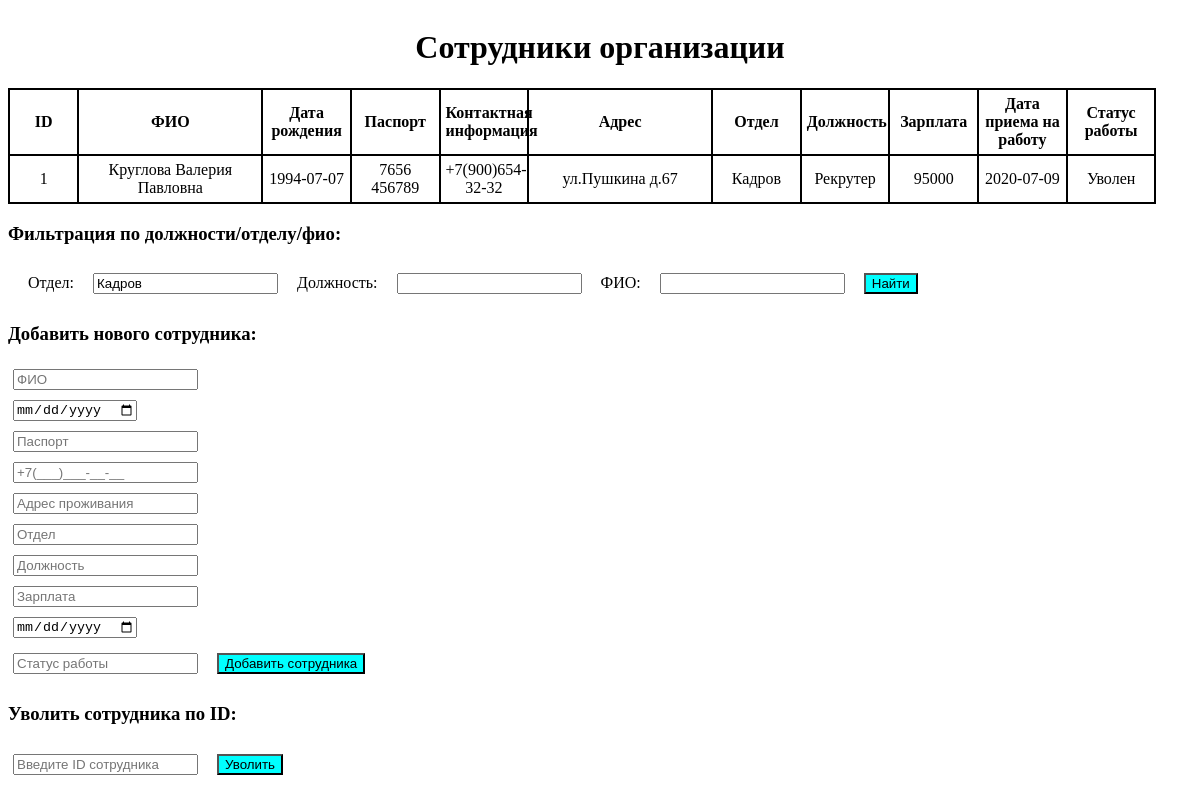
/index.php?FOtdel=Кадров, run on the app's committed database.
### tables this page shows
CREATE TABLE `sotr` (
  `ID` int(11) NOT NULL,
  `FIO` varchar(75) NOT NULL,
  `DataRozhdenia` date NOT NULL,
  `Pasport` varchar(15) NOT NULL,
  `KontaktnayaInfa` varchar(75) NOT NULL,
  `Adres` varchar(75) NOT NULL,
  `Otdel` varchar(75) NOT NULL,
  `Dolzhnost` varchar(75) NOT NULL,
  `Zarplata` int(11) NOT NULL,
  `DataPrinatia` date NOT NULL,
  `Statusr` varchar(10) NOT NULL
);

### index.php (the view, shortened to what this page needs)
<!DOCTYPE html>
<html lang="en">
<head>
    <link href="style.css" rel="stylesheet" type="text/css">
</head>
<body>
<?php
require_once 'config.php';
$FOtdel = isset($_GET['FOtdel']) ?$_GET['FOtdel'] : '';
$FDolzhnost = isset($_GET['FDolzhnost']) ?$_GET['FDolzhnost'] : '';$FFIO = isset($_GET['FFIO']) ?$_GET['FFIO'] : '';
$query = "SELECT * FROM sotr WHERE 1=1";
if ($FOtdel) {
    $query .= " AND Otdel LIKE '%$FOtdel%'";
}
$result = mysqli_query($conn, $query);
$list = array();
while ($row = mysqli_fetch_assoc($result)) {
$list[] = $row;
}
?>
<h1>Сотрудники организации</h1>
<table>
<thead>
    <th style=width:5%>ID</th>
    <th style=width:15%;>ФИО</th>
    <th>Дата рождения</th>
    <th>Паспорт</th>
    <th>Контактная информация</th>
    <th style=width:15%;>Адрес</th>
    <th>Отдел</th>
    <th>Должность</th>
    <th>Зарплата</th>
    <th>Дата приема на работу</th>
    <th>Статус работы</th>
</thead>
<tbody>
    <?php foreach($list as $item): ?>
        <tr>
            <td> <?php echo htmlspecialchars($item['ID']);?></td>
            <td> <?php echo htmlspecialchars($item['FIO']);?></td>
            <td> <?php echo htmlspecialchars($item['DataRozhdenia']);?></td>
            <td> <?php echo htmlspecialchars($item['Pasport']);?></td>
            <td> <?php echo htmlspecialchars($item['KontaktnayaInfa']);?></td>
            <td> <?php echo htmlspecialchars($item['Adres']);?></td>
            <td> <?php echo htmlspecialchars($item['Otdel']);?></td>
            <td> <?php echo htmlspecialchars($item['Dolzhnost']);?></td>
            <td> <?php echo htmlspecialchars($item['Zarplata']);?></td>
            <td> <?php echo htmlspecialchars($item['DataPrinatia']);?></td>
            <td> <?php echo htmlspecialchars($item['Statusr']);?></td>
        </tr>
    <?php endforeach; ?>
</tbody>
</table>
<h3> Фильтрация по должности/отделу/фио: </h3>
<form class = "filtr" method="GET" action="">
    <label class = "filtr" for="Otdel">Отдел:</label>
    <input type="text" id="Otdel" name="FOtdel" value="<?php echo htmlspecialchars($FOtdel); ?>">
    <label class = "filtr" for="Dolzhnost">Должность:</label>
    <input type="text" id="Dolzhnost" name="FDolzhnost" value="<?php echo htmlspecialchars($FDolzhnost); ?>">
    <label class = "filtr" for="FIO">ФИО:</label>
    <input type="text" id="FIO" name="FFIO" value="<?php echo htmlspecialchars($FFIO); ?>">
    <button type="submit">Найти</button>
</form>
<h3>Добавить нового сотрудника:</h3>
<form method="POST" action="">
<input type="text" name="FIO" placeholder="ФИО" required><br>
<input type="date" name="DataRozhdenia" placeholder="Дата рождения" required><br>
<input type="text" name="Pasport" placeholder="Паспорт" required><br>
<input type="text" name="KontaktnayaInfa" placeholder="+7(___)___-__-__" required><br>
<input type="text" name="Adres" placeholder="Адрес проживания" required><br>
<input type="text" name="Otdel" placeholder="Отдел" required><br>
<input type="text" name="Dolzhnost" placeholder="Должность" required><br>
<input type="number" name="Zarplata" placeholder="Зарплата" required><br>
<input type="date" name="DataPrinatia" placeholder="Дата принятия на работу" required><br>
<input type="text" name="Statusr" placeholder="Статус работы" required>
<button type="submit">Добавить сотрудника</button>
</form>
<h3>Уволить сотрудника по ID:</h3>
<form method="POST" action="">
<input type="number" name="id" placeholder="Введите ID сотрудника" required>
<button type="submit">Уволить</button>
</form>
</body>
</html>

### style.css (style rules this page uses)
h1 { text-align: center; }
body { font-size: 16px; align-content: center; }
table { table-layout: fixed; width: 97%; border-collapse: collapse; border: 2px solid rgb(0, 0, 0); }
th, td { padding: 5px; border: 2px solid rgb(0, 0, 0); text-align: center; }
.filtr { margin: 10px; font-size: 16px; align-content: center; }
button { margin: 10px; background-color:aqua; }
label { margin: 5px; }
input { margin: 5px; }

### data on the page
sotr: ID "1", FIO "Круглова Валерия Павловна", DataRozhdenia "1994-07-07", Pasport "7656 456789", KontaktnayaInfa "+7(900)654-32-32", Adres "ул.Пушкина д.67", Otdel "Кадров", Dolzhnost "Рекрутер", Zarplata "95000", DataPrinatia "2020-07-09", Statusr "Уволен"
